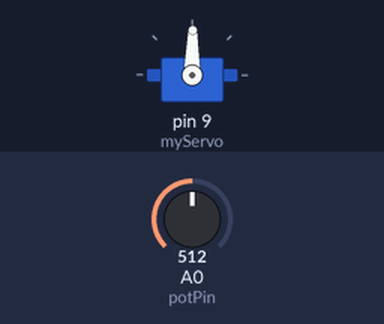
A sketch run on a simulated Arduino Uno, built with avr-gcc and run on an emulated ATmega328P. On the bench: servo. Inputs (shaded band) come from the test bench; at power-on: A0 (potPin) = 512. What the sketch prints to the serial monitor is not drawn.

Above: at 1.2 s.
1.3 s: A0 (potPin) set to 562
At 2.2 s:
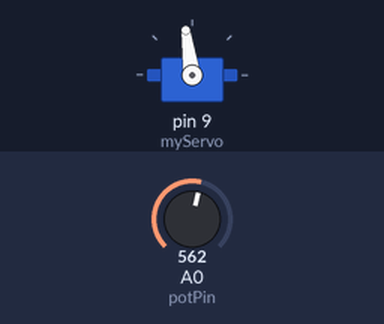
3.3 s: A0 (potPin) set to 581
At 4.0 s:
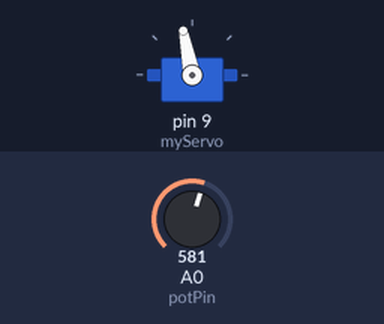
4.8 s: A0 (potPin) set to 306
At 5.1 s:
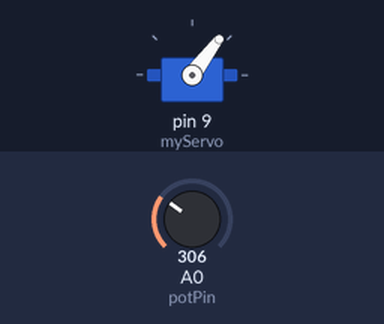
6.3 s: A0 (potPin) set to 110
At 6.8 s:
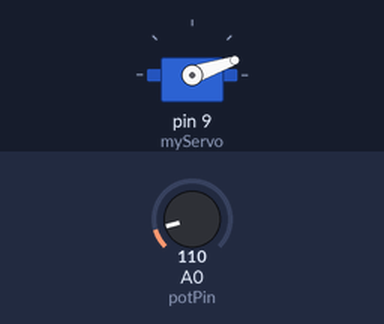
7.8 s: A0 (potPin) set to 91
At 8.2 s:
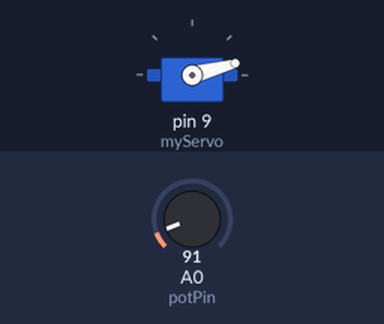
9.6 s: A0 (potPin) set to 122
At 11.0 s:
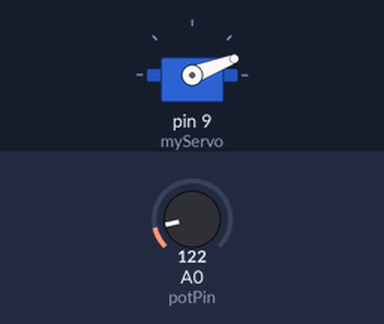
Timing chart, 0 to 12.1 s (numbered marks = the images above; inputs shaded):
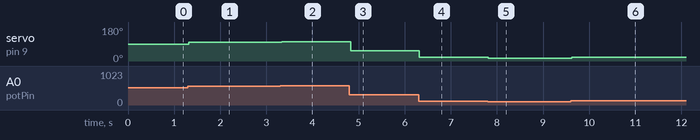

The sketch:

project05_servo_motor.ino
```cpp
//Chelsea Gemza
//17 August 2025
//Arduino Project 5: Mood Cue Using a Servo Motor

//Import the servo motor library and refer to it by creating an object
#include <Servo.h>
Servo myServo;

//Declare the constant and variables
int const potPin = A0;
int potVal;
int angle;

void setup() {

  //Declares what pin the motor is attached to
  myServo.attach(9);

  //A serial connection to check values from the potentiometer
  Serial.begin(9600);

}

void loop() {

  //read the analog inpurt and print out the value
  potVal = analogRead(potPin);
  Serial.print("potVal: ");
  Serial.print(potVal);


  //The map function scales numbers so it can create a usable calue for the servo motor
  angle = map(potVal, 0, 1023, 0, 179);
  Serial.print(" , angle: ");
  Serial.print(angle);

  //Move the motor to the specified angle and delay so it has time to move to new position
  myServo.write(angle);
  delay(15);

}
```

Measured:
- after the input at 1.3 s, servo on pin 9 (myServo): 89° → 98° at once
- after the input at 3.3 s, servo on pin 9 (myServo): 98° → 101° at once
- after the input at 4.8 s, servo on pin 9 (myServo): 101° → 53° at once
- after the input at 6.3 s, servo on pin 9 (myServo): 53° → 19° at once
- after the input at 7.8 s, servo on pin 9 (myServo): 19° → 15° at once
- after the input at 9.6 s, servo on pin 9 (myServo): 15° → 21° at once
